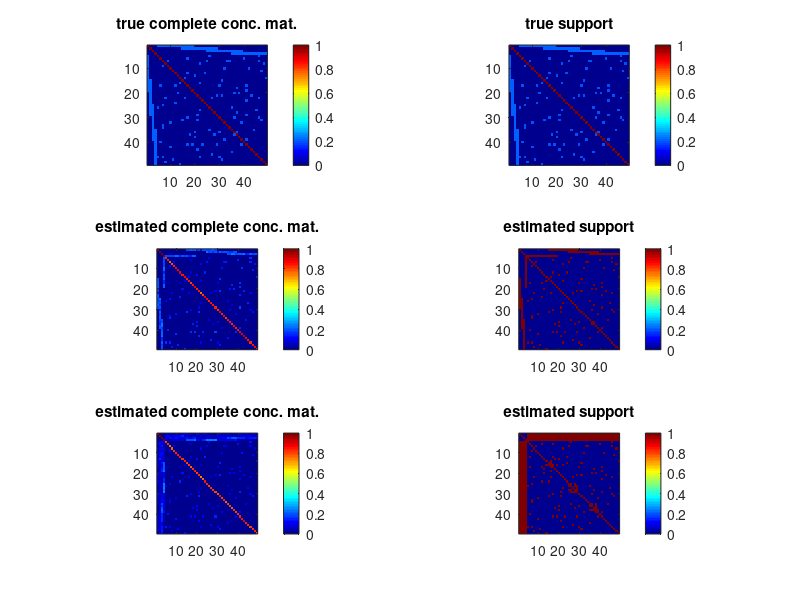

Recreate this plot in MATLAB.
clear all; clc; 
load('TOY_OVERLAP.mat');

figure(1);clf;
subplot(3,2,1)
imagesc(abs(Dfull));
pbaspect([1 1 1]);
title('true complete conc. mat.');
colorbar
subplot(3,2,2)
imagesc(abs(Dfull));
pbaspect([1 1 1]);
title('true support');
colorbar
subplot(3,2,3)
imagesc(abs(Dfin).*(abs(Dfin)>THRESH));
pbaspect([1 1 1]);
title('estimated complete conc. mat.');
colorbar
subplot(3,2,4)
imagesc(abs(Dfin)>THRESH);
pbaspect([1 1 1]);
title('estimated support');
colorbar
subplot(3,2,5)
imagesc(abs(Dfin_tr).*(abs(Dfin_tr)>THRESH));
pbaspect([1 1 1]);
title('estimated complete conc. mat.');
colorbar
subplot(3,2,6)
imagesc(abs(Dfin_tr)>THRESH);
pbaspect([1 1 1]);
title('estimated support');
colorbar
colormap jet